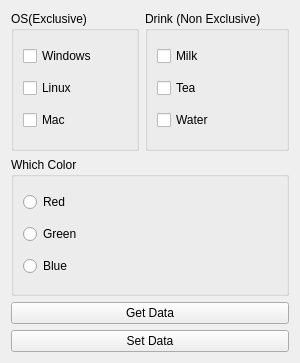
<?xml version="1.0" encoding="UTF-8"?>
<ui version="4.0">
 <class>Widget</class>
 <widget class="QWidget" name="Widget">
  <property name="geometry">
   <rect>
    <x>0</x>
    <y>0</y>
    <width>300</width>
    <height>363</height>
   </rect>
  </property>
  <property name="windowTitle">
   <string>Widget</string>
  </property>
  <layout class="QVBoxLayout" name="verticalLayout_4">
   <item>
    <layout class="QHBoxLayout" name="horizontalLayout">
     <item>
      <widget class="QGroupBox" name="os_groupBox">
       <property name="title">
        <string>OS(Exclusive)</string>
       </property>
       <layout class="QVBoxLayout" name="verticalLayout">
        <item>
         <widget class="QCheckBox" name="windows_checkBox">
          <property name="text">
           <string>Windows</string>
          </property>
         </widget>
        </item>
        <item>
         <widget class="QCheckBox" name="linux_checkBox">
          <property name="text">
           <string>Linux</string>
          </property>
         </widget>
        </item>
        <item>
         <widget class="QCheckBox" name="mac_checkBox">
          <property name="text">
           <string>Mac</string>
          </property>
         </widget>
        </item>
       </layout>
      </widget>
     </item>
     <item>
      <widget class="QGroupBox" name="drink_groupBox">
       <property name="title">
        <string>Drink (Non Exclusive)</string>
       </property>
       <layout class="QVBoxLayout" name="verticalLayout_2">
        <item>
         <widget class="QCheckBox" name="milk_checkBox">
          <property name="text">
           <string>Milk</string>
          </property>
         </widget>
        </item>
        <item>
         <widget class="QCheckBox" name="tea_checkBox">
          <property name="text">
           <string>Tea</string>
          </property>
         </widget>
        </item>
        <item>
         <widget class="QCheckBox" name="water_checkBox">
          <property name="text">
           <string>Water</string>
          </property>
         </widget>
        </item>
       </layout>
      </widget>
     </item>
    </layout>
   </item>
   <item>
    <widget class="QGroupBox" name="color_groupBox">
     <property name="title">
      <string>Which Color</string>
     </property>
     <layout class="QVBoxLayout" name="verticalLayout_3">
      <item>
       <widget class="QRadioButton" name="red_radioButton">
        <property name="text">
         <string>Red</string>
        </property>
       </widget>
      </item>
      <item>
       <widget class="QRadioButton" name="green_radioButton">
        <property name="text">
         <string>Green</string>
        </property>
       </widget>
      </item>
      <item>
       <widget class="QRadioButton" name="blue_radioButton">
        <property name="text">
         <string>Blue</string>
        </property>
       </widget>
      </item>
     </layout>
    </widget>
   </item>
   <item>
    <widget class="QPushButton" name="get_data_button">
     <property name="text">
      <string>Get Data</string>
     </property>
    </widget>
   </item>
   <item>
    <widget class="QPushButton" name="set_data_button">
     <property name="text">
      <string>Set Data</string>
     </property>
    </widget>
   </item>
  </layout>
 </widget>
 <resources/>
 <connections/>
</ui>
